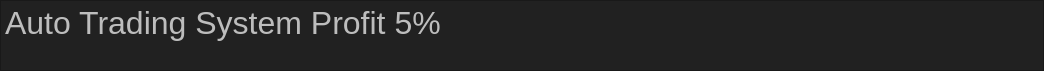
<?xml version="1.0" encoding="UTF-8"?>
<ui version="4.0">
 <class>Form</class>
 <widget class="QWidget" name="Form">
  <property name="geometry">
   <rect>
    <x>0</x>
    <y>0</y>
    <width>1044</width>
    <height>71</height>
   </rect>
  </property>
  <property name="windowTitle">
   <string>Form</string>
  </property>
  <layout class="QVBoxLayout" name="verticalLayout_2">
   <property name="spacing">
    <number>0</number>
   </property>
   <property name="leftMargin">
    <number>0</number>
   </property>
   <property name="topMargin">
    <number>0</number>
   </property>
   <property name="rightMargin">
    <number>0</number>
   </property>
   <property name="bottomMargin">
    <number>0</number>
   </property>
   <item alignment="Qt::AlignVCenter">
    <widget class="QTextBrowser" name="textBrowser">
     <property name="styleSheet">
      <string notr="true">font: 75 24pt &quot;MS Sans Serif&quot;;
color : #bdbdbd;
background-color: rgb(33,33,33);
</string>
     </property>
     <property name="lineWrapMode">
      <enum>QTextEdit::WidgetWidth</enum>
     </property>
     <property name="html">
      <string>&lt;!DOCTYPE HTML PUBLIC &quot;-//W3C//DTD HTML 4.0//EN&quot; &quot;http://www.w3.org/TR/REC-html40/strict.dtd&quot;&gt;
&lt;html&gt;&lt;head&gt;&lt;meta name=&quot;qrichtext&quot; content=&quot;1&quot; /&gt;&lt;style type=&quot;text/css&quot;&gt;
p, li { white-space: pre-wrap; }
&lt;/style&gt;&lt;/head&gt;&lt;body style=&quot; font-family:'MS Sans Serif'; font-size:24pt; font-weight:72; font-style:normal;&quot;&gt;
&lt;p style=&quot; margin-top:0px; margin-bottom:0px; margin-left:0px; margin-right:0px; -qt-block-indent:0; text-indent:0px;&quot;&gt;Auto Trading System Profit 5%&lt;/p&gt;&lt;/body&gt;&lt;/html&gt;</string>
     </property>
    </widget>
   </item>
  </layout>
 </widget>
 <resources/>
 <connections/>
</ui>
